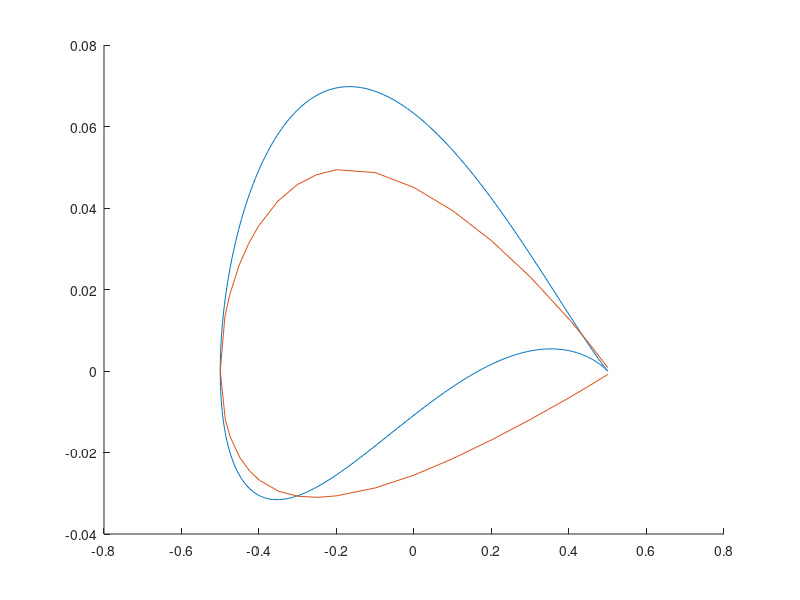

The MATLAB script that drew this image: (Note: this script raises an error after producing the figure.)
clear all;
clc;
b = 0.25;
e = 0.074;
beta = 3*pi/180;

theta = 0:pi/180:2*pi;
x = -2*b*cos(theta);
y = -2*b*e*sin(theta)-2*b*e*cos(theta).*sin(theta)+2*b*beta*sin(theta).*sin(theta);

%NACA 1408 Airfoil
values = [
1.00000     0.00084;
0.95016     0.00698;
0.90027     0.01271;
0.80039     0.02305;
0.70041     0.03193;
0.60034     0.03931;
0.50020     0.04502;
0.40000     0.04869;
0.29950     0.04939;
0.24926     0.04819;
0.19904     0.04574;
0.14889     0.04171;
0.09883     0.03558;
0.07386     0.03138;
0.04896     0.02602;
0.02418     0.01862;
0.01189     0.01324;
0.00000     0.00000;
0.01311     -0.01200;
0.02582     -0.01620;
0.05104     -0.02134;
0.07614     -0.02458;
0.10117     -0.02682;
0.15111     -0.02953;
0.20096     -0.03074;
0.25074     -0.03101;
0.30050     -0.03063;
0.40000     -0.02869;
0.49980     -0.02556;
0.59966     -0.02153;
0.69959     -0.01693;
0.79961     -0.01193;
0.89973     -0.00659;
0.94984     -0.00378;
1.00000     -0.00084];
xnaca = values(:,1);
ynaca = values(:,2);

hold on;
plot(x,y,xnaca-0.5,ynaca);
xline(-b,'-',{'Max Thickness'});
legend('Jowkoski Airfoil','NACA Airfoil')
xlabel('x');
ylabel('y');
xlim([-0.5 0.5])
ylim([-0.5 0.5])
hold off;